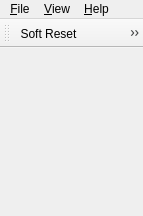
<?xml version="1.0" encoding="UTF-8"?>
<ui version="4.0">
 <class>MainWindow</class>
 <widget class="QMainWindow" name="MainWindow">
  <property name="geometry">
   <rect>
    <x>0</x>
    <y>0</y>
    <width>143</width>
    <height>216</height>
   </rect>
  </property>
  <property name="windowTitle">
   <string>Breadboard 8-Bit CPU Emulator</string>
  </property>
  <widget class="QWidget" name="centralwidget">
   <layout class="QGridLayout" name="gridLayout">
    <property name="spacing">
     <number>0</number>
    </property>
    <item row="0" column="1" rowspan="7">
     <widget class="WidgetBus" name="_widgetBus" native="true">
      <property name="sizePolicy">
       <sizepolicy hsizetype="Fixed" vsizetype="Preferred">
        <horstretch>0</horstretch>
        <verstretch>0</verstretch>
       </sizepolicy>
      </property>
     </widget>
    </item>
    <item row="6" column="2">
     <widget class="WidgetFlags" name="_widgetFlags" native="true">
      <property name="sizePolicy">
       <sizepolicy hsizetype="MinimumExpanding" vsizetype="Preferred">
        <horstretch>0</horstretch>
        <verstretch>0</verstretch>
       </sizepolicy>
      </property>
     </widget>
    </item>
    <item row="0" column="2">
     <widget class="WidgetPc" name="_widgetPc" native="true">
      <property name="sizePolicy">
       <sizepolicy hsizetype="MinimumExpanding" vsizetype="Preferred">
        <horstretch>0</horstretch>
        <verstretch>0</verstretch>
       </sizepolicy>
      </property>
     </widget>
    </item>
    <item row="0" column="0">
     <widget class="WidgetClock" name="_widgetClock" native="true">
      <property name="sizePolicy">
       <sizepolicy hsizetype="MinimumExpanding" vsizetype="Preferred">
        <horstretch>0</horstretch>
        <verstretch>0</verstretch>
       </sizepolicy>
      </property>
     </widget>
    </item>
    <item row="1" column="0">
     <widget class="WidgetMar" name="_widgetMar" native="true">
      <property name="sizePolicy">
       <sizepolicy hsizetype="MinimumExpanding" vsizetype="Preferred">
        <horstretch>0</horstretch>
        <verstretch>0</verstretch>
       </sizepolicy>
      </property>
     </widget>
    </item>
    <item row="2" column="0">
     <widget class="WidgetReg" name="_widgetRam" native="true">
      <property name="sizePolicy">
       <sizepolicy hsizetype="MinimumExpanding" vsizetype="Preferred">
        <horstretch>0</horstretch>
        <verstretch>0</verstretch>
       </sizepolicy>
      </property>
     </widget>
    </item>
    <item row="3" column="0">
     <widget class="WidgetIr" name="_widgetIr" native="true">
      <property name="sizePolicy">
       <sizepolicy hsizetype="MinimumExpanding" vsizetype="Preferred">
        <horstretch>0</horstretch>
        <verstretch>0</verstretch>
       </sizepolicy>
      </property>
     </widget>
    </item>
    <item row="1" column="2">
     <widget class="WidgetReg" name="_widgetRegA" native="true">
      <property name="sizePolicy">
       <sizepolicy hsizetype="MinimumExpanding" vsizetype="Preferred">
        <horstretch>0</horstretch>
        <verstretch>0</verstretch>
       </sizepolicy>
      </property>
     </widget>
    </item>
    <item row="2" column="2">
     <widget class="WidgetReg" name="_widgetAlu" native="true">
      <property name="sizePolicy">
       <sizepolicy hsizetype="MinimumExpanding" vsizetype="Preferred">
        <horstretch>0</horstretch>
        <verstretch>0</verstretch>
       </sizepolicy>
      </property>
     </widget>
    </item>
    <item row="3" column="2">
     <widget class="WidgetReg" name="_widgetRegB" native="true">
      <property name="sizePolicy">
       <sizepolicy hsizetype="MinimumExpanding" vsizetype="Preferred">
        <horstretch>0</horstretch>
        <verstretch>0</verstretch>
       </sizepolicy>
      </property>
     </widget>
    </item>
    <item row="4" column="2">
     <widget class="WidgetOut" name="_widgetOut" native="true">
      <property name="sizePolicy">
       <sizepolicy hsizetype="MinimumExpanding" vsizetype="Preferred">
        <horstretch>0</horstretch>
        <verstretch>0</verstretch>
       </sizepolicy>
      </property>
     </widget>
    </item>
    <item row="7" column="1">
     <spacer name="verticalSpacer">
      <property name="orientation">
       <enum>Qt::Vertical</enum>
      </property>
      <property name="sizeHint" stdset="0">
       <size>
        <width>20</width>
        <height>40</height>
       </size>
      </property>
     </spacer>
    </item>
    <item row="4" column="0">
     <widget class="WidgetSeq" name="_widgetSeq" native="true">
      <property name="sizePolicy">
       <sizepolicy hsizetype="MinimumExpanding" vsizetype="Preferred">
        <horstretch>0</horstretch>
        <verstretch>0</verstretch>
       </sizepolicy>
      </property>
     </widget>
    </item>
   </layout>
  </widget>
  <widget class="QMenuBar" name="_menubar">
   <property name="geometry">
    <rect>
     <x>0</x>
     <y>0</y>
     <width>143</width>
     <height>21</height>
    </rect>
   </property>
   <widget class="QMenu" name="menu_File">
    <property name="title">
     <string>&amp;File</string>
    </property>
    <addaction name="actionOpen"/>
    <addaction name="separator"/>
    <addaction name="separator"/>
    <addaction name="actionExit"/>
   </widget>
   <widget class="QMenu" name="menuHelp">
    <property name="title">
     <string>&amp;Help</string>
    </property>
    <addaction name="actionAbout"/>
   </widget>
   <widget class="QMenu" name="menuView">
    <property name="title">
     <string>&amp;View</string>
    </property>
    <addaction name="actionMemory"/>
   </widget>
   <addaction name="menu_File"/>
   <addaction name="menuView"/>
   <addaction name="menuHelp"/>
  </widget>
  <widget class="QToolBar" name="toolBar">
   <property name="windowTitle">
    <string>toolBar</string>
   </property>
   <property name="floatable">
    <bool>false</bool>
   </property>
   <attribute name="toolBarArea">
    <enum>TopToolBarArea</enum>
   </attribute>
   <attribute name="toolBarBreak">
    <bool>false</bool>
   </attribute>
   <addaction name="actionResetSoft"/>
   <addaction name="actionResetHard"/>
  </widget>
  <action name="actionOpen">
   <property name="text">
    <string>&amp;Open...</string>
   </property>
   <property name="toolTip">
    <string>Open a file to run</string>
   </property>
   <property name="shortcut">
    <string>Ctrl+O</string>
   </property>
  </action>
  <action name="actionExit">
   <property name="text">
    <string>E&amp;xit</string>
   </property>
   <property name="toolTip">
    <string>Exit application</string>
   </property>
  </action>
  <action name="actionAbout">
   <property name="text">
    <string>&amp;About...</string>
   </property>
  </action>
  <action name="actionMemory">
   <property name="checkable">
    <bool>true</bool>
   </property>
   <property name="text">
    <string>RA&amp;M</string>
   </property>
   <property name="shortcut">
    <string>Ctrl+M</string>
   </property>
  </action>
  <action name="actionResetSoft">
   <property name="text">
    <string>Soft Reset</string>
   </property>
   <property name="toolTip">
    <string>Reset all but RAM</string>
   </property>
  </action>
  <action name="actionResetHard">
   <property name="text">
    <string>Hard Reset</string>
   </property>
   <property name="toolTip">
    <string>Reset all</string>
   </property>
  </action>
 </widget>
 <customwidgets>
  <customwidget>
   <class>WidgetClock</class>
   <extends>QWidget</extends>
   <header>widgetclock.h</header>
   <container>1</container>
  </customwidget>
  <customwidget>
   <class>WidgetIr</class>
   <extends>QWidget</extends>
   <header>widgetir.h</header>
   <container>1</container>
  </customwidget>
  <customwidget>
   <class>WidgetMar</class>
   <extends>QWidget</extends>
   <header>widgetmar.h</header>
   <container>1</container>
  </customwidget>
  <customwidget>
   <class>WidgetPc</class>
   <extends>QWidget</extends>
   <header>widgetpc.h</header>
   <container>1</container>
  </customwidget>
  <customwidget>
   <class>WidgetBus</class>
   <extends>QWidget</extends>
   <header>widgetbus.h</header>
   <container>1</container>
  </customwidget>
  <customwidget>
   <class>WidgetReg</class>
   <extends>QWidget</extends>
   <header>widgetreg.h</header>
   <container>1</container>
  </customwidget>
  <customwidget>
   <class>WidgetFlags</class>
   <extends>QWidget</extends>
   <header>widgetflags.h</header>
   <container>1</container>
  </customwidget>
  <customwidget>
   <class>WidgetOut</class>
   <extends>QWidget</extends>
   <header>widgetout.h</header>
   <container>1</container>
  </customwidget>
  <customwidget>
   <class>WidgetSeq</class>
   <extends>QWidget</extends>
   <header>widgetseq.h</header>
   <container>1</container>
  </customwidget>
 </customwidgets>
 <resources/>
 <connections/>
</ui>
